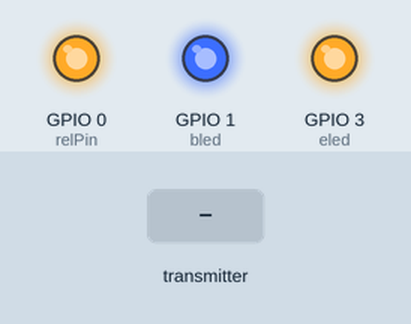
Bench run of a sketch on a simulated ESP8266 (NodeMCU). Shown: output pins drawn as LEDs (lit = HIGH). Dashed ring = blinking. Inputs (shaded band) come from the test bench.

Above: at 2.2 s.
2.3 s: the transmitter starts sending state = 0
At 3.8 s:
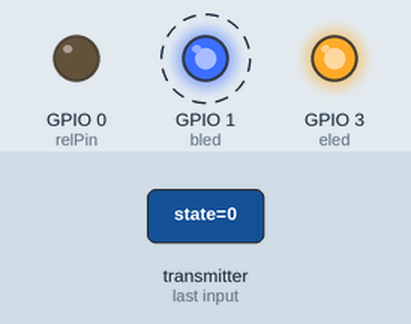
5.3 s: the transmitter starts sending state = 1
At 7.1 s:
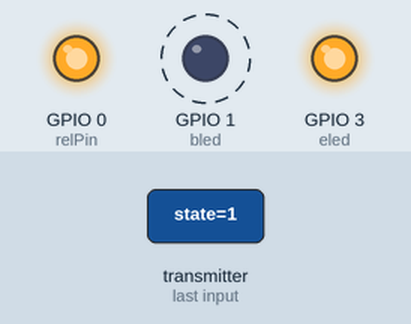
Timing chart, 0 to 14.3 s (numbered marks = the images above; inputs shaded):
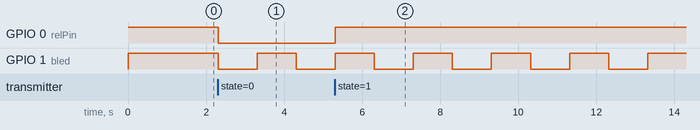

The sketch:

Heating_PumpController.ino
```cpp
// (licence header left out)
#include <espnow.h>
#include <ESP8266WiFi.h>
/*
 * Dallas sensor 18b20
 */
#include <OneWire.h>
#include <DallasTemperature.h>

const int relPin = 0;
const int bled = 1; //tx
const int eled = 3; //rx
//Sensors
const int oneWireBus = 2;
OneWire oneWire(oneWireBus);
DallasTemperature sensors(&oneWire);

//Variables
bool relState = true; // Default ON
bool sensorError;
bool statusLed;
bool sampleTemp;
unsigned long previousErrorMillis = 0;
unsigned long previousStatusMillis = 0;
int eLedState = HIGH;
int bLedState = HIGH;
int statusLedCounter;


//THE MAC Address of designated receiver
uint8_t broadcastAddress[] = {0xF4, 0xCF, 0xA2, 0xF7, 0x4F, 0x10};

typedef struct struct_inMessage {
  bool state;
  bool request;
  } struct_message;

typedef struct struct_outMessage {
  float supplytemp;
  float returntemp;
  bool pumpState;
  } struct_outMessage;

//Structure to hold incoming readings
struct_message incomingReadings;

void setup() {
    // Set device as a Wi-Fi Station
    WiFi.mode(WIFI_STA);
    WiFi.disconnect();

    // relay ON by default
    pinMode(relPin, OUTPUT);
    digitalWrite(relPin, HIGH); //ON

//  GPIO TX activation as normal gpio pins
  pinMode(bled,FUNCTION_3);
  pinMode(bled, OUTPUT);
  digitalWrite(bled, HIGH);
//
  //GPIO RX error pin
  pinMode(eled,FUNCTION_3);
  pinMode(eled, OUTPUT);
  digitalWrite(eled, HIGH);
  delay(1000);
    //Sensors
    sensors.begin();

    // Init ESP-NOW
  if (esp_now_init() != 0) {
    return;
  }
   // Set ESP-NOW Role
  esp_now_set_self_role(ESP_NOW_ROLE_COMBO);

  // Once ESPNow is successfully Init, we will register for Send CB to
  // get the status of Trasnmitted packet
  esp_now_register_send_cb(OnDataSent);

  // Register peer
  esp_now_add_peer(broadcastAddress, ESP_NOW_ROLE_COMBO, 1, NULL, 0);

  // Register for a callback function that will be called when data is received
  esp_now_register_recv_cb(OnDataRecv);

}

void loop() {
  unsigned long currentMillis = millis();
  //Start blink red led if one of the sensors is not working
  if(sensorError == true){
    if(currentMillis - previousErrorMillis >= 1000){
      previousErrorMillis = currentMillis;

      if(eLedState == LOW){
        eLedState = HIGH;
        }
       else{
        eLedState = LOW;
          }
      }
      digitalWrite(eled, eLedState);
    }
    if(statusLed == true){
      if(currentMillis - previousStatusMillis >= 1000){
      previousStatusMillis= currentMillis;

      if(bLedState == HIGH){
        bLedState = LOW;
        }
       else{
        bLedState = HIGH;
        statusLed = false;
          }
      digitalWrite(bled,bLedState);
      }
    }

    if(sampleTemp == true){
      sensors.requestTemperatures();
      float tsupply = sensors.getTempCByIndex(0);
      float treturn = sensors.getTempCByIndex(1);
      if(tsupply == -127 || treturn == -127){
        sensorError = true;
        }
      struct_outMessage sMessage;
      sMessage.supplytemp = tsupply;
      sMessage.returntemp = treturn;
      sMessage.pumpState = relState;
      //Send message
      esp_now_send(broadcastAddress, (uint8_t * ) &sMessage, sizeof(sMessage));
      sampleTemp = false;
      }

}

// Callback when data is sent
void OnDataSent(uint8_t *mac_addr, uint8_t sendStatus) {

  if (sendStatus == 0){
//Do nothing
  }
  else{
//Do nothing
  }
}
// Callback when data is received
void OnDataRecv(uint8_t * mac, uint8_t *incomingData, uint8_t len) {
  memcpy(&incomingReadings, incomingData, sizeof(incomingReadings));
  pumpControl(incomingReadings.state, incomingReadings.request);

}
void pumpControl(bool state, bool req ){
  //blink status led when message arrives
  if(statusLed == false){
    statusLed = true;
    }
  if(req == true){
    sampleTemp = true;
    return;
    }
    else{
      relayControl(state);
      }
  }
void relayControl(bool state){
  if(state == true && relState == false){ // ON
    digitalWrite(relPin, HIGH);
    relState = true;
    }
  else if(state == false && relState == true){ // OFF
    digitalWrite(relPin, LOW);
    relState = false;
    }
  }
```

Measured:
- after the input at 2.3 s, GPIO 0 (relPin): HIGH → LOW at once; GPIO 1 (bled): HIGH → LOW at once, → HIGH 1.0 s later, → LOW 1.0 s later
- after the input at 5.3 s, GPIO 0 (relPin): LOW → HIGH at once
